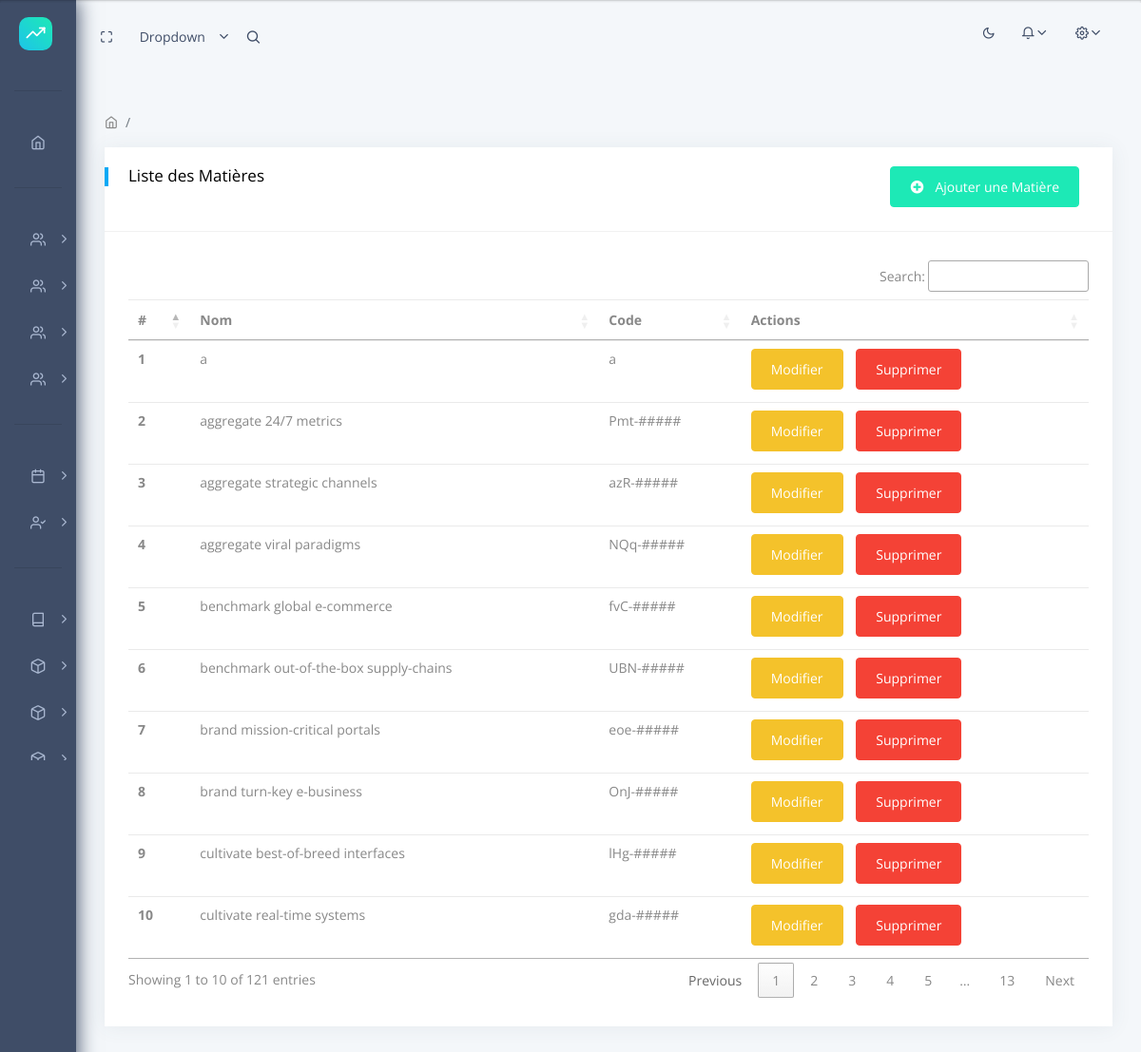
The page /subjects/ (signed in) on the database as committed earlier.
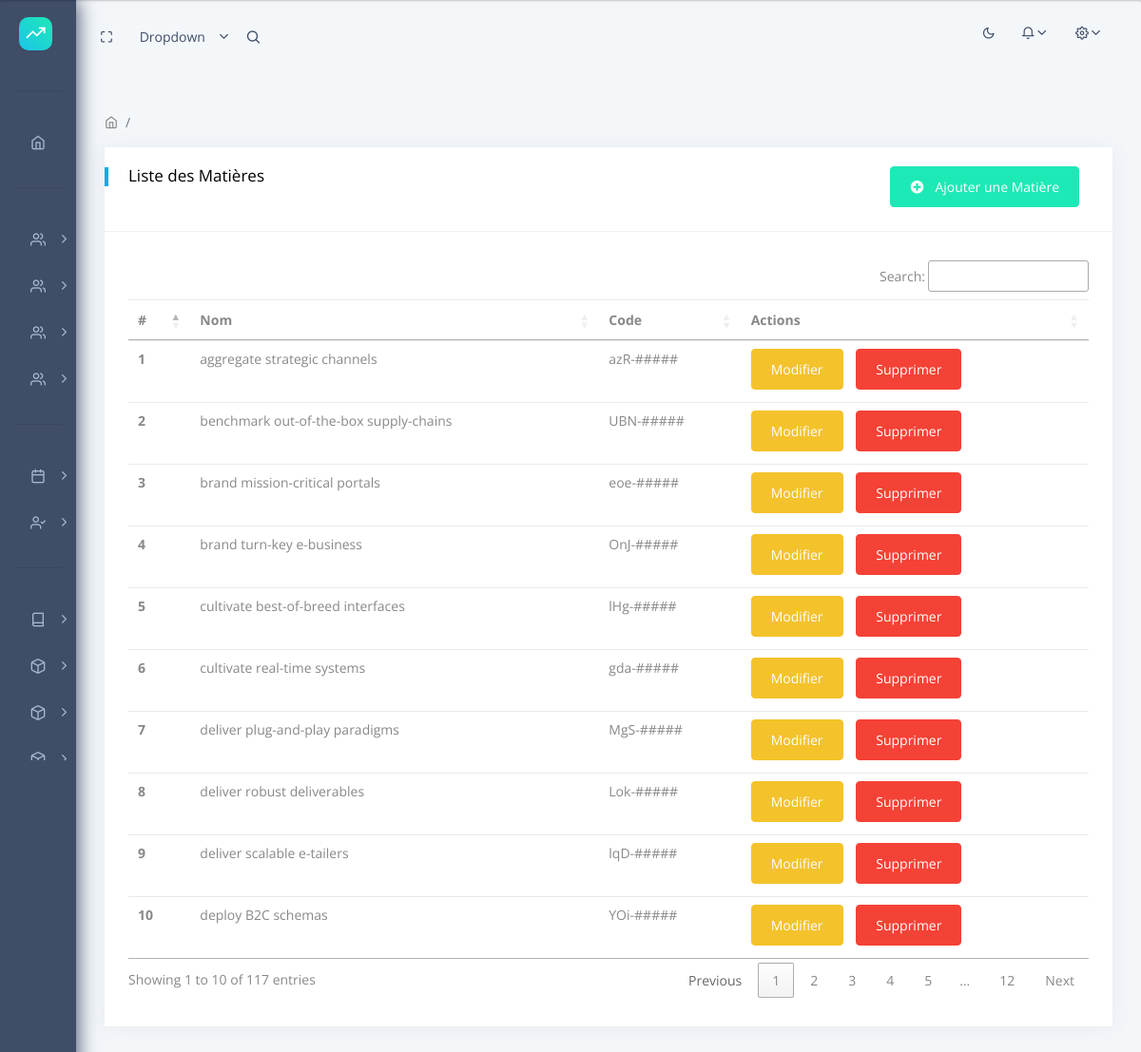
The same page on the database as committed later.
### apps/subjects/models.py (models this page shows, shortened)
class Subject(models.Model):
    name = models.CharField(max_length=100, verbose_name=_("Nom de la matière"),unique=True)
    code = models.CharField(max_length=10, unique=True, verbose_name=_("Code de la matière"))
    department_levels = models.ManyToManyField('courses.DepartmentLevel', through='common.DepartmentLevelSubject', related_name='subjects', verbose_name=_("Niveaux et départements"))
    class Meta:
        verbose_name = _("Matière")
        verbose_name_plural = _("Matières")
        ordering = ['name']

### apps/subjects/views.py (the view)
# urls.py: path('', SubjectListView.as_view(), name='subject_list'),
class SubjectListView(LoginRequiredMixin,PermissionRequiredMixin,AdminTestMixin,ListView):
    model = Subject
    template_name = 'subjects/subject_list.html'
    permission_required= 'subjects.view_subject'
    extra_context = {
        'title': 'Liste des Matières',
        'create_url': 'subjects:subject_add',
        'edit_url': 'subjects:subject_edit',
        'delete_url': 'subjects:subject_delete',
    }

### apps/home/mixins.py (called while the page is built)
    def test_func(self):
        return self.request.user.is_admin

### apps/users/models.py (called while the page is built)
    def has_role(self, role):
        if not self.is_authenticated:
            return False
        return self.role == role

    @property
    def is_student(self):
        return self.has_role('student')

    @property
    def is_parent(self):
        return self.has_role('parent')

    @property
    def is_admin(self):
        return self.has_role('admin')

### templates/subjects/subject_list.html
{% extends 'layouts/base.html' %}
{% load static %}
{% block content %}
    <div class="row">
      <div class="col-xl-12">
        <div class="card">
          <div class="card-header">
            <h5>{{title}}</h5>
            {% if perms.subjects.add_subject %}
              <a href=" {% url create_url %}" class="btn btn-success float-right"><i class="fa fa-plus-circle"></i>Ajouter une Matière</a>
            {% endif %}
          </div>
          <div class="card-block table-border-style">
            <div class="table-responsive">
              <table class="table table-hover dataTable">
                <thead>
                  <tr>
                    <th scope="col">#</th>
                    <th scope="col">Nom</th>
                    <th scope="col">Code</th>
                    <th scope="col">Actions</th>
                  </tr>
                </thead>
                <tbody>
                  {% for subject in object_list %}
                  <tr>
                    <th scope="row">{{ forloop.counter }}</th>
                    <td>{{ subject.name }}</td>
                    <td>{{ subject.code }}</td>
                    <td>
                      {% if perms.subjects.change_subject %}
                        <a href="{% url edit_url subject.pk %}" class="btn btn-warning btn-sm">Modifier</a>
                      {% endif %}
                      {% if perms.subjects.delete_subject %}
                        <a href="{% url delete_url subject.pk %}" class="btn btn-danger btn-sm">Supprimer</a>
                      {% endif %}
                    </td>
                  </tr>
                  {% endfor %}
                </tbody>
              </table>
            </div>
          </div>
        </div>
      </div>
    </div>
{% endblock content %}

Rows that differ between the two databases and show on the page:
removed Subject: name "a", code "a"
removed Subject: name "aggregate 24/7 metrics", code "Pmt-#####"
removed Subject: name "aggregate viral paradigms", code "NQq-#####"
removed Subject: name "benchmark global e-commerce", code "fvC-#####"
now on this page (row unchanged): Subject: name "deliver plug-and-play paradigms", code "MgS-#####"
now on this page (row unchanged): Subject: name "deliver robust deliverables", code "Lok-#####"
now on this page (row unchanged): Subject: name "deliver scalable e-tailers", code "lqD-#####"
now on this page (row unchanged): Subject: name "deploy B2C schemas", code "YOi-#####"
Other text that changed with them:
text written by a page script: "Search: Showing 1 to 10 of 121 entries Previous 1 2 3 4 5 … 13 Next" → "Search: Showing 1 to 10 of 117 entries Previous 1 2 3 4 5 … 12 Next"
